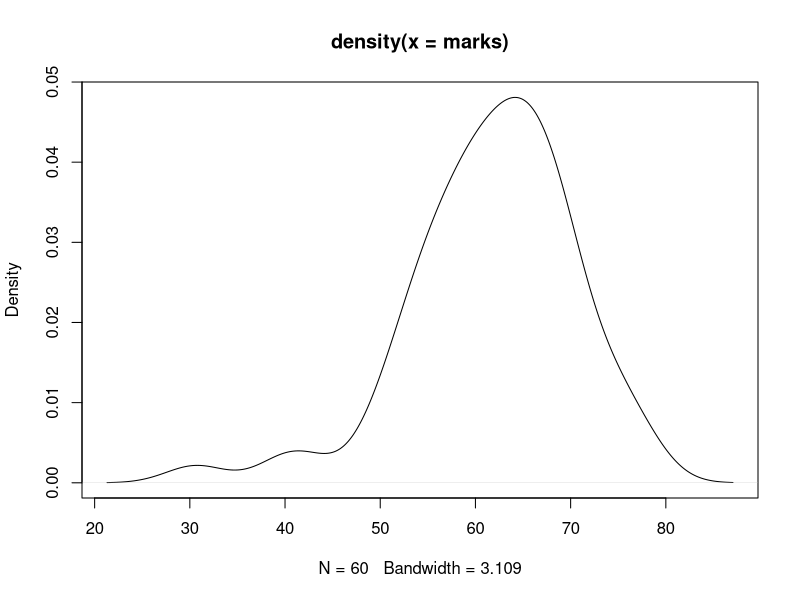

This figure's R source:
#Data Structure-Vectors

x=c(1,5,7,8,4)
x2<-c(2,5,7,8,4)
x
x2

x4 =c('A','B','C','D','E')
x4
x5=1:100
x5
(x6=seq(1,100,by=3))
?seq
seq(0, 1, length.out = 11)


marks=rnorm(60,mean = 60, sd=10)
marks
 plot(density(marks))
 